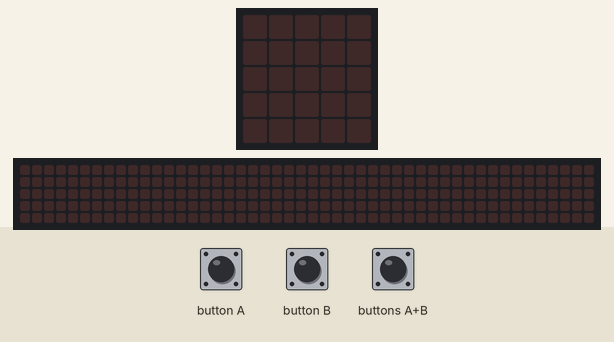
Recording of a program running on a simulated BBC micro:bit (MakeCode). Shown: the board's 5×5 LED display, a strip that is not on the board, showing the scrolling text unrolled. The test bench sets the inputs (shaded band). The 48×5 strip is a reading aid, not a part: it shows the text the display is scrolling, unrolled, one strip-width of it at a time.

Above: at 1.2 s.
1.3 s: button B pressed for 0.15 s
At 3.92 s:
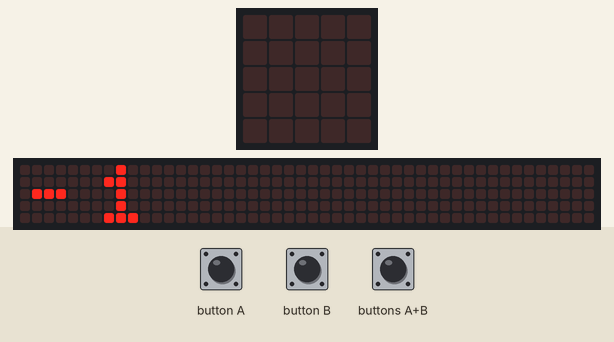
4.3 s: button A pressed for 0.15 s
At 5.2 s:
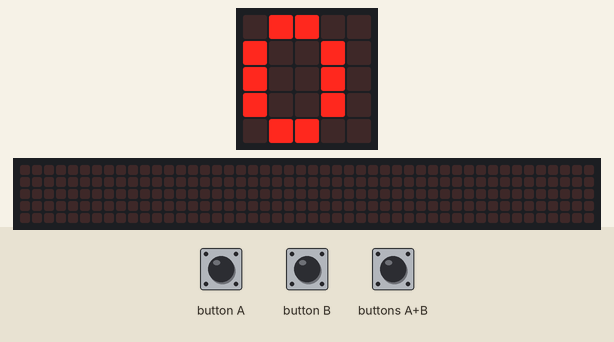
5.9 s: button A pressed for 0.15 s
At 6.5 s:
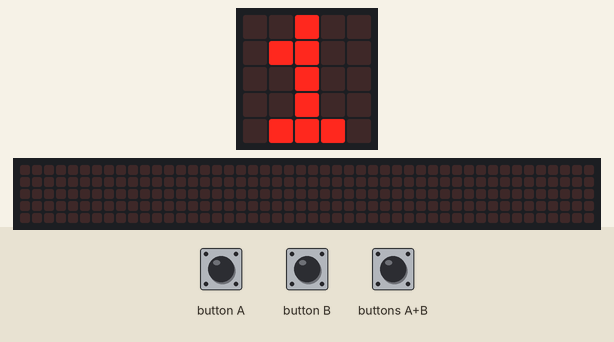
Timing chart, 0 to 8.9 s (numbered marks = the images above; inputs shaded):
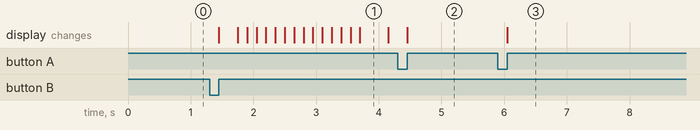

Measured:
- after the input at 1.3 s, the display: changes after 0.15 s (image 1)
- after the input at 4.3 s, the display: changes after 0.15 s (image 2)
- after the input at 5.9 s, the display: changes after 0.15 s (image 3)
- what the display in image 1 shows lasts 0.5 s, from 3.7 s to 4.2 s

The program:

main.ts
```typescript
input.onButtonPressed(Button.A, function () {
    multiplicateur += 1
    basic.showNumber(multiplicateur)
})
input.onButtonPressed(Button.AB, function () {
    basic.showNumber(multiplicateur * multiplicateur)
})
input.onButtonPressed(Button.B, function () {
    multiplicateur += -1
    basic.showNumber(multiplicateur)
})
let multiplicateur = 0
multiplicateur = 0
```

test.ts
```typescript
// les tests vont ici ; cela ne sera pas compilé si ce paquet est utilisé en tant qu'extension.
```
